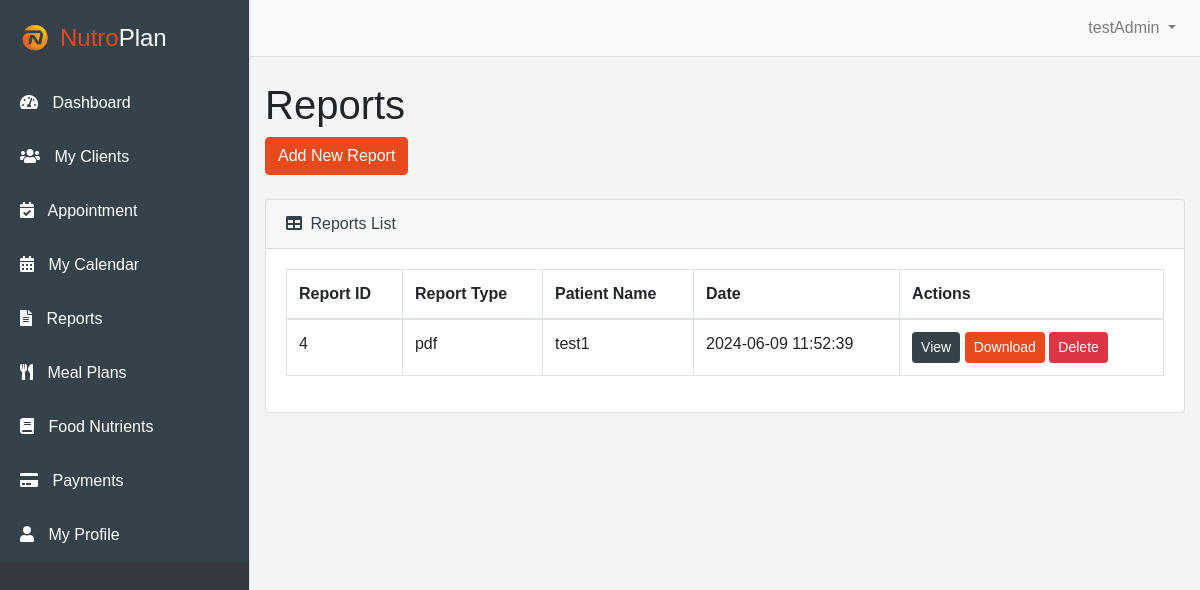
The page /HomePage/dashboard/reports.php (signed in) on the database its author committed.
### tables this page shows
CREATE TABLE `reports` (
  `report_id` int(11) NOT NULL,
  `user_id` int(11) NOT NULL,
  `patient_id` int(11) NOT NULL,
  `report_type` varchar(50) NOT NULL,
  `created_at` timestamp NOT NULL DEFAULT current_timestamp(),
  `file_path` varchar(255) DEFAULT NULL
);

CREATE TABLE `patients` (
  `patient_id` int(11) NOT NULL,
  `user_id` int(11) NOT NULL,
  `name` varchar(50) NOT NULL,
  `email` varchar(100) NOT NULL,
  `phone_number` varchar(20) DEFAULT NULL,
  `age` int(11) NOT NULL,
  `gender` enum('male','female','other') NOT NULL,
  `health_status` text DEFAULT NULL,
  `created_at` timestamp NOT NULL DEFAULT current_timestamp()
);

### HomePage/dashboard/reports.php (the view, shortened to what this page needs)
<?php
include '../../database/db.php';
$user_id = $_SESSION['user_id'];
try {
    $stmt = $conn->prepare("SELECT r.report_id, r.report_type, r.created_at, r.file_path, p.name as patient_name
                            FROM reports r
                            JOIN Patients p ON r.patient_id = p.patient_id
                            WHERE r.user_id = :user_id");
    $stmt->bindParam(':user_id', $user_id);
    $stmt->execute();
    $reports = $stmt->fetchAll(PDO::FETCH_ASSOC);
} catch (PDOException $e) {
    echo "Error: " . $e->getMessage();
    exit();
}
?>
<!DOCTYPE html>
<html lang="en">
<head>
    <link href="https://stackpath.bootstrapcdn.com/bootstrap/4.5.2/css/bootstrap.min.css" rel="stylesheet">
    <link href="https://cdnjs.cloudflare.com/ajax/libs/font-awesome/5.15.3/css/all.min.css" rel="stylesheet">
    <link rel="stylesheet" href="../../css/dashboard styles/dashboard.css">
    <link rel="stylesheet" href="../../css/dashboard styles/myclients.css">
</head>
<body>
    <div id="wrapper" class="d-flex">
        <div class="bg-dark border-right d-flex flex-column" id="sidebar-wrapper">
            <div class="sidebar-heading text-white">
                <img src="../../images/logo.svg" alt="Logo" class="logo"><span style="color: #e8491d;">Nutro</span>Plan
            </div>
            <div class="list-group list-group-flush flex-grow-1">
                <a href="dashboard.php" class="list-group-item">
                    <i class="fas fa-tachometer-alt"></i> Dashboard
                </a>
                <a href="myclients.php" class="list-group-item">
                    <i class="fas fa-users"></i> My Clients
                </a>
                <a href="appointment.php" class="list-group-item">
                    <i class="fas fa-calendar-check"></i> Appointment
                </a>
                <a href="mycalendar.php" class="list-group-item">
                    <i class="fas fa-calendar-alt"></i> My Calendar
                </a>
                <a href="reports.php" class="list-group-item">
                    <i class="fas fa-file-alt"></i> Reports
                </a>
                <a href="mealplans.php" class="list-group-item">
                    <i class="fas fa-utensils"></i> Meal Plans
                </a>
                <a href="food_nutrients.php" class="list-group-item">
                    <i class="fas fa-book"></i> Food Nutrients
                </a>
                <a href="payments.php" class="list-group-item">
                    <i class="fas fa-credit-card"></i> Payments
                </a>
                <a href="myprofile.php" class="list-group-item">
                    <i class="fas fa-user"></i> My Profile
                </a>
            </div>
        </div>
        <div id="page-content-wrapper">
            <nav class="navbar navbar-expand-lg navbar-light bg-light border-bottom">
                <ul class="navbar-nav ml-auto mt-2 mt-lg-0">
                    <li class="nav-item dropdown">
                        <a class="nav-link dropdown-toggle" href="#" id="navbarDropdown" role="button" data-toggle="dropdown" aria-haspopup="true" aria-expanded="false">
                            <?php echo $_SESSION['username']; ?>
                        </a>
                    </li>
                </ul>
            </nav>
            <div class="container-fluid">
                <h1 class="mt-4">Reports</h1>
                <a href="add_report.php" class="btn btn-primary mb-4" id="add-new-report" style="background-color: #e8491d; border-color: #e8491d;">Add New Report</a>
                <div class="card mb-4">
                    <div class="card-header">
                        <i class="fas fa-table mr-1"></i>
                        Reports List
                    </div>
                    <div class="card-body">
                        <div class="table-responsive">
                            <table class="table table-bordered" id="dataTable" width="100%" cellspacing="0">
                                <thead>
                                    <tr>
                                        <th>Report ID</th>
                                        <th>Report Type</th>
                                        <th>Patient Name</th>
                                        <th>Date</th>
                                        <th>Actions</th>
                                    </tr>
                                </thead>
                                <tbody>
                                    <?php if (!empty($reports)): ?>
                                        <?php foreach ($reports as $report): ?>
                                            <tr>
                                                <td><?php echo htmlspecialchars($report['report_id']); ?></td>
                                                <td><?php echo htmlspecialchars($report['report_type']); ?></td>
                                                <td><?php echo htmlspecialchars($report['patient_name']); ?></td>
                                                <td><?php echo htmlspecialchars($report['created_at']); ?></td>
                                                <td>
                                                    <a href="<?php echo htmlspecialchars($report['file_path']); ?>" class="btn btn-info btn-sm" style="background-color: #35424a; border-color: #35424a;" target="_blank">View</a>
                                                    <a href="<?php echo htmlspecialchars($report['file_path']); ?>" class="btn btn-primary btn-sm" style="background-color: #e8491d; border-color: #e8491d;" download>Download</a>
                                                    <button class="btn btn-danger btn-sm delete-report" data-report-id="<?php echo htmlspecialchars($report['report_id']); ?>">Delete</button>
                                                </td>
                                            </tr>
                                        <?php endforeach; ?>
                                    <?php else: ?>
                                        <tr>
                                            <td colspan="5" class="text-center">No reports found.</td>
                                        </tr>
                                    <?php endif; ?>
                                </tbody>
                            </table>
                        </div>
                    </div>
                </div>
            </div>
        </div>
    </div>
</body>
</html>

### css/dashboard styles/dashboard.css (style rules this page uses)
body { font-family: Arial, sans-serif; background-color: #f4f4f4; margin: 0; padding: 0; }
#wrapper { display: flex; }
#sidebar-wrapper { width: 250px; height: 100vh; background-color: #35424a; position: fixed; }
.sidebar-heading { padding: 20px; font-size: 1.5em; background-color: #35424a; display: flex; align-items: center; }
.sidebar-heading .logo { height: 30px; margin-right: 10px; }
.list-group-item { border: none; padding: 15px 20px; background-color: #35424a; color: white; }
.list-group-item i { margin-right: 10px; }
#page-content-wrapper { flex: 1; padding-left: 250px; }
.navbar { margin-bottom: 20px; }
.card { background-color: #35424a; color: white; }

### css/dashboard styles/myclients.css (style rules this page uses)
.card { background-color: white; color: #35424a; transition: none; }

### rows shown on the page
reports: report_id "4", report_type "pdf", patient.name "test1", created_at "2024-06-09 11:52:39"

### other values the page prints
$_SESSION['username'] "testAdmin"
